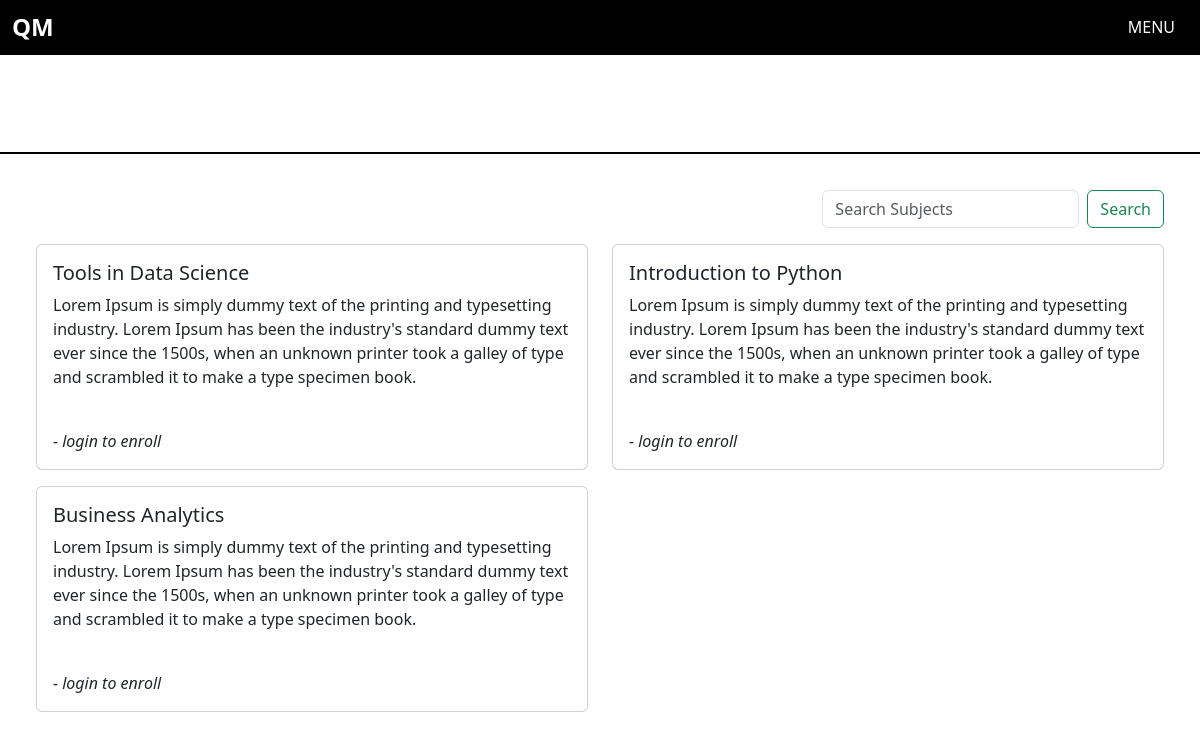
The page /subjects on the database as committed earlier.
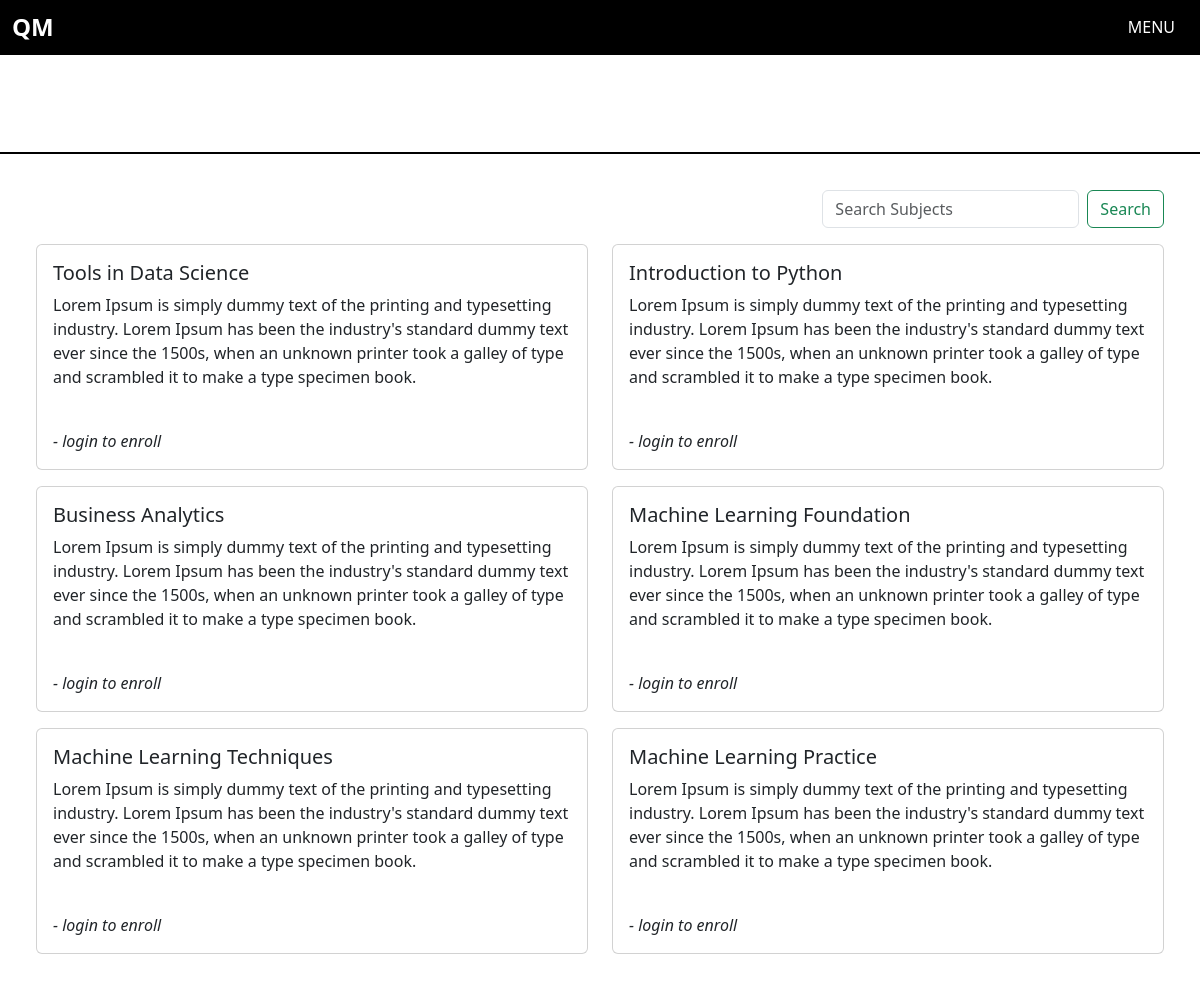
The same page on the database as committed later.
### app.py (models this page shows)
class Subjects(db.Model):
    __tablename__ = 'subjects'
    id = db.Column(db.Integer, primary_key=True)
    name = db.Column(db.String(100), nullable = False)
    description = db.Column(db.String(150), nullable = False)
    usrs = db.relationship('Users', secondary = 'enrollment', backref = 'enrolledUsrs' )
    chaps = db.relationship('Chapters', backref = 'chapter')

### app.py (the view)
@app.route('/subjects', methods = ['GET','POST'])
def subjects_view():
    all_subs = Subjects.query.all()
    return render_template('subjects.html', subs = all_subs)

### templates/subjects.html (shortened to what this page needs)
{% extends 'base.html' %}
{% block main %}
<div class="header">
</div>
<div style="padding: 3%;">
    <div class="mb-3 d-flex justify-content-end" style="width:100%;">
      <form class="d-flex" role="search" action="/search_subjects" method="post">
        <input class="form-control me-2" type="search" placeholder="Search Subjects" aria-label="Search" name="keyword">
        <button class="btn btn-outline-success" type="submit">Search</button>
      </form>
    </div>
    <div class="row">
        {% for sub in subs %}
        <div class="col-sm-6 mb-3">
          <div class="card">
            <div class="card-body">
              <h5 class="card-title">{{ sub.name }}</h5>
              <p class="card-text">{{ sub.description }}</p>
              {% if current_user.admin %}
              <a type="button" class="btn btn-secondary" data-bs-toggle="modal" data-bs-target="#editSub{{ sub.id }}" >Edit</a>
              <div class="modal fade" id="editSub{{ sub.id }}" tabindex="-1" aria-labelledby="exampleModalLabel" aria-hidden="true">
                <div class="modal-dialog">
                <div class="modal-content">
                    <div class="modal-header">
                    <h1 class="modal-title fs-5" id="exampleModalLabel">Create new subject</h1>
                    <button type="button" class="btn-close" data-bs-dismiss="modal" aria-label="Close"></button>
                    </div>
                    <div class="modal-body">
                        <form action="/edit_subject/{{ sub.id }}" method="post" id="editsubForm{{ sub.id }}">
                            <div class="mb-3">
                                <label for="subName" class="form-label">Subject Name</label>
                                <input type="text" class="form-control" id="subName" name="name" value="{{ sub.name }}">
                              </div>
                              <div class="mb-3">
                                <label for="subDesc" class="form-label">Description</label>
                                <textarea class="form-control" id="subDesc" rows="3" name="desc">{{ sub.description }}</textarea>
                            </div>
                        </form>
                    </div>
                    <div class="modal-footer">
                    <button type="button" class="btn btn-secondary" data-bs-dismiss="modal">Close</button>
                    <button type="submit" class="btn btn-primary" form="editsubForm{{ sub.id }}">Submit</button>
                    </div>
                </div>
                </div>
              </div>
              <a href="/delete_subject/{{ sub.id }}" class="btn btn-danger">Delete</a>
              <a href="/chapters/{{ sub.id }}" class="btn btn-outline-primary">View Chapters</a>
              {% else %}
              <br>
              <i>- login to enroll</i>
              {% endif %}
            </div>
          </div>
        </div>
        {% endfor %}
      </div>
</div>
{% endblock %}

Rows that differ between the two databases and show on the page:
added Subjects: name "Machine Learning Foundation", description "Lorem Ipsum is simply dummy text of the printing and typesetting industry. Lorem Ipsum has been the industry's standard dummy text ever since the 1500s, when an unknown printer took a galley of type and scrambled it to make a type specimen book."
added Subjects: name "Machine Learning Techniques", description "Lorem Ipsum is simply dummy text of the printing and typesetting industry. Lorem Ipsum has been the industry's standard dummy text ever since the 1500s, when an unknown printer took a galley of type and scrambled it to make a type specimen book."
added Subjects: name "Machine Learning Practice", description "Lorem Ipsum is simply dummy text of the printing and typesetting industry. Lorem Ipsum has been the industry's standard dummy text ever since the 1500s, when an unknown printer took a galley of type and scrambled it to make a type specimen book."
